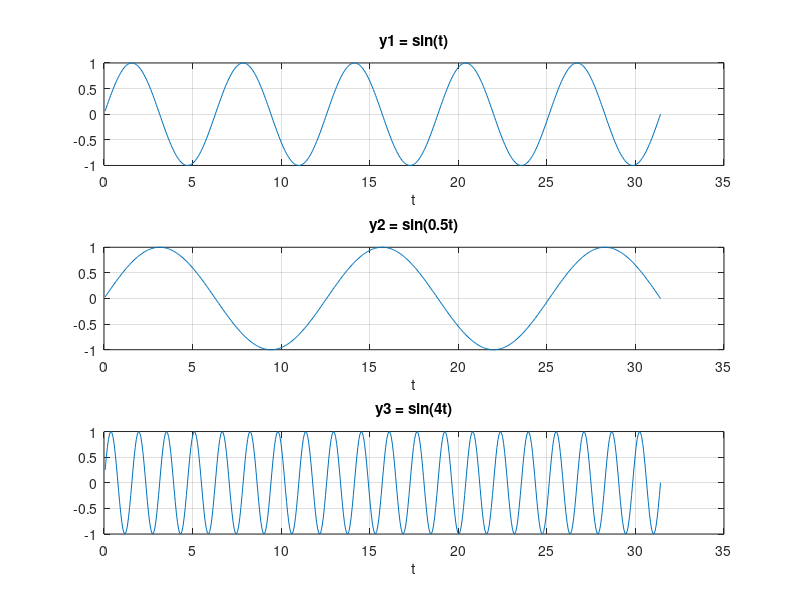

This chart was generated by the following MATLAB code: (Note: this script raises an error after producing the figure.)
%% ASPMI Part 4.2.1 – Sinusoidal Signal Generation and Convolution
% This script covers:
%   (a) Auto-convolution of y1, and cross-convolutions of y1*y2, y1*y3
%   (b) A simple classifier using convolution to distinguish y1, y2, y3

clc; clear; close all;

%% =========================================================
%% Generate three sinusoidal signals
%% =========================================================
% Signal generation code provided in the coursework:
t  = ((2*pi)/100) : ((2*pi)/100) : 10*pi;   % Time vector

y1 = sin(t);           % Frequency 1 (reference)
y2 = sin(0.5 * t);     % Half frequency of y1
y3 = sin(4   * t);     % Four times frequency of y1

N1 = length(y1);       % All three have the same length

figure;
subplot(3,1,1); plot(t, y1); title('y1 = sin(t)');         xlabel('t'); grid on;
subplot(3,1,2); plot(t, y2); title('y2 = sin(0.5t)');      xlabel('t'); grid on;
subplot(3,1,3); plot(t, y3); title('y3 = sin(4t)');        xlabel('t'); grid on;
sgtitle('Three sinusoidal signals');

%% =========================================================
%% (a) Auto-convolution and cross-convolutions
%% =========================================================
% Auto-convolution of y1 with itself: conv(y1, y1)
% Cross-convolution y1 * y2, and y1 * y3

c_y1y1 = conv(y1, y1);   % Auto-convolution
c_y1y2 = conv(y1, y2);   % Cross-convolution: different frequency
c_y1y3 = conv(y1, y3);   % Cross-convolution: higher frequency

% Lag axes for the three convolution outputs
lag_auto  = -(N1-1) : (N1-1);   % All output lengths are 2*N1-1

figure;
subplot(3,1,1);
plot(lag_auto, c_y1y1, 'b', 'LineWidth', 1.2);
xlabel('Lag (samples)');
ylabel('Amplitude');
title('Auto-convolution: y1 \star y1');
grid on;

subplot(3,1,2);
plot(lag_auto, c_y1y2, 'r', 'LineWidth', 1.2);
xlabel('Lag (samples)');
ylabel('Amplitude');
title('Cross-convolution: y1 \star y2  (different frequency)');
grid on;

subplot(3,1,3);
plot(lag_auto, c_y1y3, 'g', 'LineWidth', 1.2);
xlabel('Lag (samples)');
ylabel('Amplitude');
title('Cross-convolution: y1 \star y3  (higher frequency)');
grid on;

sgtitle('Convolution results – auto and cross');

fprintf('=== Part (a): Observations ===\n');
fprintf('y1 ★ y1 (auto-conv): a large peak at lag 0 indicating self-similarity;\n');
fprintf('  the envelope follows a triangular shape decaying towards the edges.\n');
fprintf('y1 ★ y2: Lower-frequency oscillation in the convolution output;\n');
fprintf('  the two signals have different frequencies so the peak is weaker.\n');
fprintf('y1 ★ y3: High-frequency oscillation; convolution of signals with\n');
fprintf('  very different frequencies produces rapid oscillation with small amplitude.\n\n');
fprintf('This illustrates the matched-filter property of convolution:\n');
fprintf('max response occurs when the kernel and signal share the same frequency.\n\n');

%% =========================================================
%% (b) Simple frequency classifier using convolution
%% =========================================================
% Principle: treat y1, y2, y3 as kernels (templates / matched filters).
% For an unknown signal y, compute:
%   score_k = max(abs(conv(y, y_k)))
% The class with the highest score identifies the signal.
%
% This mimics a 1-layer CNN with fixed (template) kernels:
%   - Conv1D layer  →  computes cross-correlation with each template
%   - Abs           →  |output|  (similar to ReLU or magnitude response)
%   - MaxPool1d     →  takes maximum over the sequence
%   - argmax        →  assigns class label

function class_id = classify_signal(y, y1, y2, y3)
% CLASSIFY_SIGNAL  Classify input y as class 1 (y1), 2 (y2), or 3 (y3)
% using cross-correlation (matched filter) with each template signal.
%
%   y       - input signal to classify (1D vector)
%   y1,y2,y3- template signals (one per class)
%   class_id - predicted class (1, 2, or 3)

    % Cross-correlate (equivalent to conv with flipped kernel)
    score1 = max(abs(conv(y, fliplr(y1))));
    score2 = max(abs(conv(y, fliplr(y2))));
    score3 = max(abs(conv(y, fliplr(y3))));

    scores   = [score1, score2, score3];
    [~, class_id] = max(scores);   % Class with highest correlation score
end

% Test the classifier on the original signals (should predict correct class)
c1 = classify_signal(y1, y1, y2, y3);
c2 = classify_signal(y2, y1, y2, y3);
c3 = classify_signal(y3, y1, y2, y3);

fprintf('=== Part (b): Classifier results ===\n');
fprintf('y1 classified as class %d  (expected 1) – %s\n', c1, check(c1==1));
fprintf('y2 classified as class %d  (expected 2) – %s\n', c2, check(c2==2));
fprintf('y3 classified as class %d  (expected 3) – %s\n', c3, check(c3==3));

fprintf('\nComment on similarity with CNNs:\n');
fprintf('  - The three template signals y1, y2, y3 act as convolutional KERNELS.\n');
fprintf('  - conv(y, kernel)  corresponds to the 1D convolution (Conv1d) layer.\n');
fprintf('  - abs(.)           corresponds to the absolute-value / ReLU activation.\n');
fprintf('  - max(.)           corresponds to global MaxPool1d.\n');
fprintf('  - argmax over scores assigns the class, like Softmax + argmax.\n');
fprintf('  In CNNs, the kernels are LEARNED via backpropagation, while here\n');
fprintf('  they are manually set to the class prototypes (domain knowledge).\n');

%% =========================================================
%% Visualise convolution scores for all three inputs
%% =========================================================
signals      = {y1, y2, y3};
signal_names = {'y1', 'y2', 'y3'};
templates    = {y1, y2, y3};

figure;
for s = 1:3
    sig = signals{s};
    for k = 1:3
        templ = templates{k};
        subplot(3, 3, (s-1)*3 + k);
        plot(abs(conv(sig, fliplr(templ))), 'LineWidth', 1.0);
        title(sprintf('%s ★ kernel_%d', signal_names{s}, k));
        xlabel('Lag'); ylabel('|conv|');
        grid on;
    end
end
sgtitle('Abs. cross-correlation of each signal with each template kernel');

%% =========================================================
%% Helper function
%% =========================================================
function s = check(cond)
    if cond; s = 'CORRECT'; else; s = 'WRONG'; end
end
